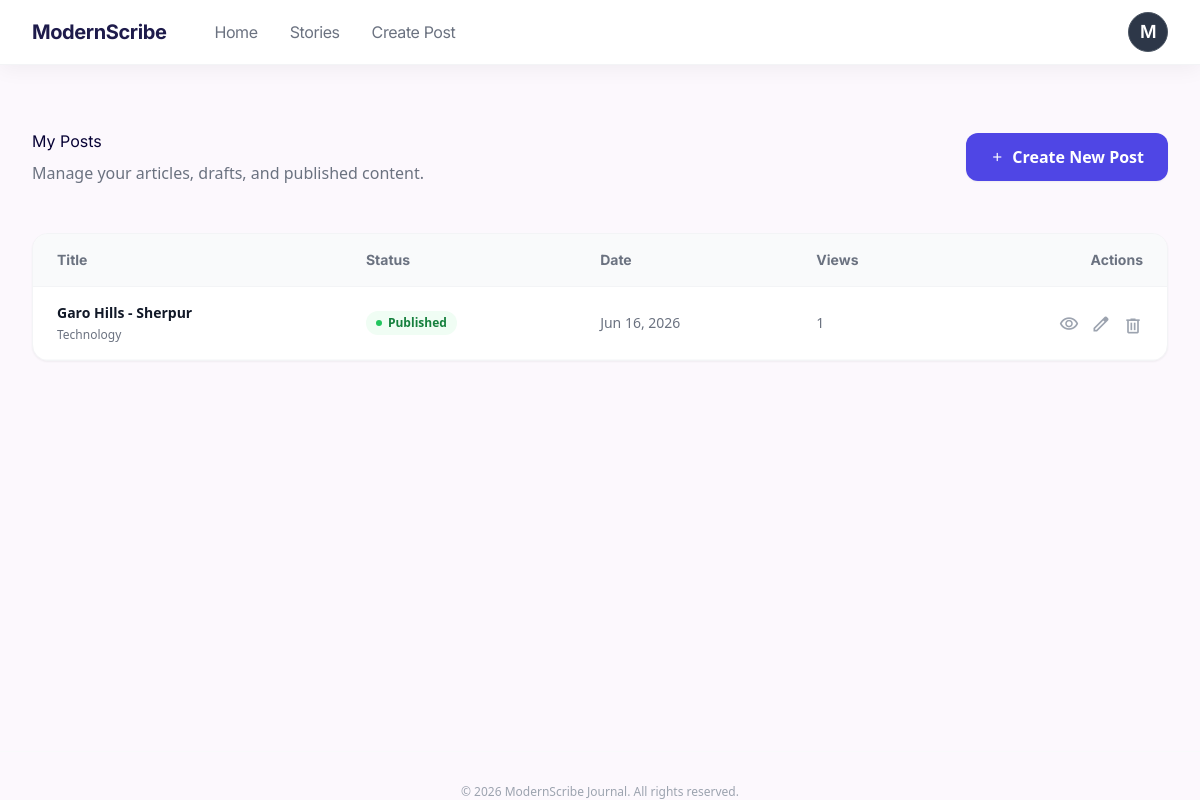
/my_posts/ (signed in), run on the app's committed database.
### core/models.py (models this page shows, shortened)
class CreatePost(models.Model):
    author=models.ForeignKey(User,on_delete=models.CASCADE)
    title=models.CharField(max_length=255)
    topic=models.ForeignKey(Topic, on_delete=models.SET_NULL, null=True, blank=True, related_name='posts')
    cover_image_url = models.URLField(max_length=500, blank=True, null=True)
    cover_image = models.ImageField(upload_to='post_covers/', blank=True, null=True)
    content=RichTextField()
    view_count=models.PositiveBigIntegerField(default=0)
    liked_users=models.ManyToManyField(User,related_name='liked_post',blank=True)
    created_at=models.DateTimeField(auto_now_add=True)
    updated_at=models.DateTimeField(auto_now=True)
    is_featured=models.BooleanField(default=False)

class Topic(models.Model):
    name = models.CharField(max_length=155, unique=True)
    description = models.TextField(blank=True, null=True)
    icon_name = models.CharField(max_length=50, blank=True, null=True, help_text="Material symbol name (e.g., 'memory', 'palette')")

### core/views.py (the view)
# urls.py: path('my_posts/', my_posts, name='my_posts'),
@login_required
def my_posts(request):
    posts = CreatePost.objects.filter(author=request.user).order_by('-created_at')
    return render(request, 'home/my_posts.html', {'posts': posts})

### core/templates/home/my_posts.html (shortened to what this page needs)
{% extends "base.html" %}
{% block content %}
<div class="max-w-7xl mx-auto px-8 py-16">
    <div class="flex flex-col sm:flex-row sm:items-center justify-between gap-6 mb-12">
        <div>
            <h1 class="font-headline-lg text-display-sm text-primary mb-2">My Posts</h1>
            <p class="text-gray-500">Manage your articles, drafts, and published content.</p>
        </div>
        <a href="{% url 'create_post' %}" class="inline-flex items-center gap-2 bg-indigo-600 text-white px-6 py-3 rounded-xl font-semibold hover:bg-indigo-700 transition-colors shadow-sm active:scale-95 w-max">
            <span class="material-symbols-outlined text-sm" data-icon="add">add</span>
            Create New Post
        </a>
    </div>
    <div class="bg-white rounded-2xl shadow-sm border border-gray-100 overflow-hidden">
        <div class="overflow-x-auto">
            <table class="w-full text-left border-collapse">
                <thead>
                    <tr class="bg-gray-50 text-gray-500 text-sm font-semibold border-b border-gray-100">
                        <th class="py-4 px-6 font-['Inter']">Title</th>
                        <th class="py-4 px-6 font-['Inter']">Status</th>
                        <th class="py-4 px-6 font-['Inter']">Date</th>
                        <th class="py-4 px-6 font-['Inter']">Views</th>
                        <th class="py-4 px-6 font-['Inter'] text-right">Actions</th>
                    </tr>
                </thead>
                <tbody class="text-sm">
                    {% for post in posts %}
                    <tr class="border-b border-gray-50 hover:bg-gray-50/50 transition-colors group">
                        <td class="py-4 px-6">
                            <a href="{% url 'post_detail' post.id %}" class="font-semibold text-gray-900 group-hover:text-indigo-600 transition-colors">{{ post.title }}</a>
                            <div class="text-xs text-gray-500 mt-1">{{ post.topic.name|default:"General" }}</div>
                        </td>
                        <td class="py-4 px-6">
                            <span class="inline-flex items-center gap-1.5 px-2.5 py-1 rounded-full bg-green-50 text-green-700 text-xs font-semibold">
                                <span class="w-1.5 h-1.5 rounded-full bg-green-500"></span>
                                Published
                            </span>
                        </td>
                        <td class="py-4 px-6 text-gray-500">{{ post.created_at|date:"M d, Y" }}</td>
                        <td class="py-4 px-6 text-gray-500">{{ post.view_count }}</td>
                        <td class="py-4 px-6 text-right">
                            <div class="flex items-center justify-end gap-3">
                                <a href="{% url 'post_detail' post.id %}" class="text-gray-400 hover:text-indigo-600 transition-colors" title="View">
                                    <span class="material-symbols-outlined text-[20px]">visibility</span>
                                </a>
                                <a href="{% url 'edit_post' post.id %}" class="text-gray-400 hover:text-blue-600 transition-colors" title="Edit">
                                    <span class="material-symbols-outlined text-[20px]">edit</span>
                                </a>
                                <button type="button" data-url="{% url 'delete_post' post.id %}" onclick="openDeleteModal(this.dataset.url)" class="text-gray-400 hover:text-red-600 transition-colors mt-1" title="Delete">
                                    <span class="material-symbols-outlined text-[20px]">delete</span>
                                </button>
                            </div>
                        </td>
                    </tr>
                    {% empty %}
                    <tr><td colspan="5" class="py-4 px-6 text-center text-gray-500">You haven't created any posts yet.</td></tr>
                    {% endfor %}
                </tbody>
            </table>
        </div>
    </div>
</div>
{% endblock %}

### core/templates/base.html (shortened to what this page needs)
{% load static %}
<!DOCTYPE html>
<html lang="en" class="light">
<head>
    <script src="https://cdn.tailwindcss.com?plugins=forms,container-queries"></script>
    <script src="{% static 'js/tailwind-config.js' %}"></script>
    <link rel="stylesheet" href="{% static 'css/style.css' %}">
</head>
<body class="antialiased flex flex-col min-h-screen">
    <header class="sticky top-0 w-full z-50 bg-white/90 backdrop-blur-md border-b border-gray-100 shadow-[0_4px_20px_rgba(0,0,0,0.05)] font-['Inter'] antialiased tracking-tight">
        <nav class="max-w-7xl mx-auto px-8 flex justify-between items-center h-16">
            <div class="flex items-center gap-12">
                <a class="text-xl font-bold text-indigo-950" href="{% url 'index' %}">ModernScribe</a>
                <div class="hidden md:flex items-center gap-8">
                    <a class="{% if request.resolver_match.url_name == 'index' %}text-indigo-900 border-b-2 border-indigo-900 pb-1{% else %}text-gray-500 hover:text-indigo-700{% endif %} transition-all duration-300 ease-in-out cursor-pointer active:scale-95" href="{% url 'index' %}">Home</a>
                    <a class="{% if request.resolver_match.url_name == 'archive' %}text-indigo-900 border-b-2 border-indigo-900 pb-1{% else %}text-gray-500 hover:text-indigo-700{% endif %} transition-all duration-300 ease-in-out cursor-pointer active:scale-95" href="{% url 'archive' %}">Stories</a>
                    <a class="{% if request.resolver_match.url_name == 'create_post' %}text-indigo-900 border-b-2 border-indigo-900 pb-1{% else %}text-gray-500 hover:text-indigo-700{% endif %} transition-all duration-300 ease-in-out cursor-pointer active:scale-95" href="{% url 'create_post' %}">Create Post</a>
                </div>
            </div>
            <div class="flex items-center gap-6">
                {% if user.is_authenticated %}
                <div class="relative group">
                    <button class="w-10 h-10 rounded-full bg-[#2d3748] text-white flex items-center justify-center text-lg font-semibold cursor-pointer border border-gray-600 transition-all hover:ring-2 hover:ring-indigo-200">
                        {{ user.username.0|upper|default:"A" }}
                    </button>
                </div>
                {% else %}
                <a href="{% url 'login' %}" class="text-gray-500 font-medium hover:text-indigo-700 transition-all">Login</a>
                {% endif %}
            </div>
        </nav>
    </header>
    <main class="flex-grow">
        {% block content %}
        {% endblock %}
    </main>
    <footer>
        <div class="max-w-7xl mx-auto px-8 mt-12 pt-8 border-t border-gray-50 text-center text-gray-400 text-xs">
            © 2026 ModernScribe Journal. All rights reserved.
        </div>
    </footer>
</body>
</html>

### static/css/style.css (style rules this page uses)
.material-symbols-outlined { font-variation-settings: 'FILL' 0, 'wght' 400, 'GRAD' 0, 'opsz' 24; vertical-align: middle; }
body { background-color: #fcf8fd; color: #1c1b1f; -webkit-font-smoothing: antialiased; }

### data on the page
CreatePost: title "Garo Hills - Sherpur", topic.name "Technology", created_at "Jun 16, 2026", view_count "1"

### other printed values
{{ user.username.0|upper|default:"A" }} "M"
